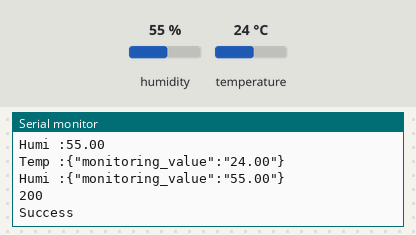
A sketch run on a simulated ESP32. Parts: the last lines printed to the serial monitor. Inputs (shaded band) come from the test bench; at power-on: humidity 55 %, temperature 24 °C. WiFi joins after 1.5 s; servers stay silent unless stated; uploads are accepted with an empty reply.

Above: at 2.7 s.
2.8 s: humidity set to 22 %
At 3.1 s:
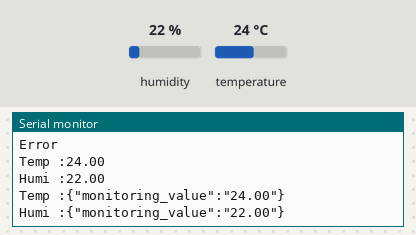
4.3 s: temperature set to 12 °C
At 4.53 s:
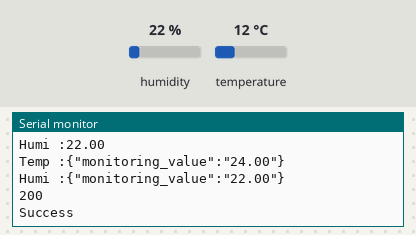
5.8 s: humidity set to 40 %
At 5.95 s:
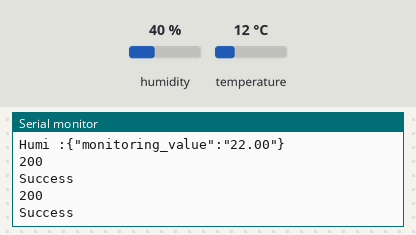
Timing chart, 0 to 8.8 s (numbered marks = the images above; inputs shaded):
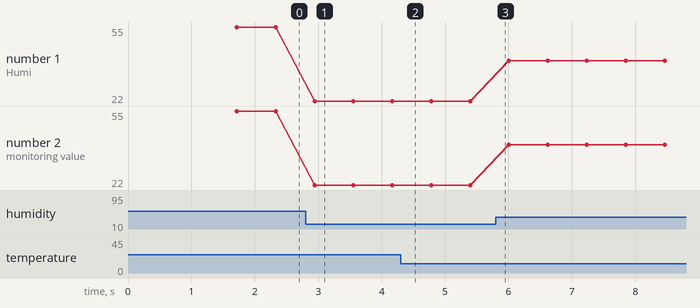

Measured:
- after the input at 2.8 s, the serial monitor: prints a new line after 0.14 s (image 1)
- plotted number 1: 55 → 22 after the input at 2.8 s, 22 → 40 after the input at 5.8 s
- plotted number 2: 55 → 22 after the input at 2.8 s, 22 → 40 after the input at 5.8 s

The sketch:

ESP32_API.ino
```cpp
#include <WiFi.h>
#include <DHTesp.h>
#include <HTTPClient.h>
#include <Arduino_JSON.h>

DHTesp dhtSensor;

const char* ssid = "Wokwi-GUEST";
const char* pass = "";

const String url = "https://643cf2436afd66da6ae7fca7.mockapi.io/api/v1/";
String response_success = "Success";
String response_error = "Error";


void setup() {
  // put your setup code here, to run once:
  Serial.begin(115200);
  dhtSensor.setup(15, DHTesp::DHT22);
  WiFi.begin(ssid,pass, 6);
  Serial.println("Menghubungkan ke WiFi");
  while(WiFi.status() != WL_CONNECTED){
    delay(100);
    Serial.print(".");
  }

  Serial.println(" ");
  Serial.print("koneksi WiFi IP :");
  Serial.println(WiFi.localIP());
}

void loop() {
  control();
  monitoring();
}

void control(){
  HTTPClient http;
  http.begin(url+"control");
  int httpResCode = http.GET();
  if(httpResCode > 0){
    Serial.println(httpResCode);
    String payload = http.getString();
    Serial.println(response_success);
    // Serial.println(payload);
    JSONVar control_object = JSON.parse(payload);
    for(int i = 0; i < control_object.length(); i++){
      JSONVar control_name = control_object[i]["control_name"];
      JSONVar control_pin = control_object[i]["control_pin"];
      JSONVar control_value = control_object[i]["control_value"];
      pinMode(control_pin, OUTPUT);
      digitalWrite(control_pin, control_value);
    }
  }else {
    Serial.println(response_error);
  }
  http.end();
}

void monitoring(){
  HTTPClient http;

  TempAndHumidity data = dhtSensor.getTempAndHumidity();
  Serial.println("Temp :"+ String(data.temperature));
  Serial.println("Humi :"+ String(data.humidity));

  String temp_value = String(data.temperature);
  String humi_value = String(data.humidity);

  JSONVar valueTemp;
  valueTemp["monitoring_value"] = temp_value;
  JSONVar valueHumi;
  valueHumi["monitoring_value"] = humi_value;

  String monitotingTemp = JSON.stringify(valueTemp);
  String monitotingHumi = JSON.stringify(valueHumi);

  Serial.println("Temp :"+ monitotingTemp);
  Serial.println("Humi :"+ monitotingHumi);

  http.begin(url+"monitoring/1");
  http.addHeader("Content-Type", "application/json");
  int httpRespCode1 = http.PUT(monitotingTemp);
  if(httpRespCode1 > 0) {
    Serial.println(httpRespCode1);
    Serial.println(response_success);
  } else {
    Serial.println(response_error);
  }
  http.end();

  http.begin(url+"monitoring/2");
  http.addHeader("Content-Type", "application/json");
  int httpRespCode2 = http.PUT(monitotingHumi);
  if(httpRespCode2 > 0) {
    Serial.println(httpRespCode2);
    Serial.println(response_success);
  } else {
    Serial.println(response_error);
  }
  http.end();
}
```
